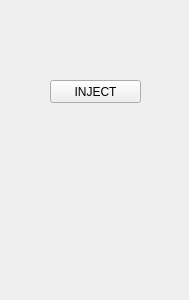
<?xml version="1.0" encoding="UTF-8"?>
<ui version="4.0">
 <class>selecttab</class>
 <widget class="QDialog" name="selecttab">
  <property name="geometry">
   <rect>
    <x>0</x>
    <y>0</y>
    <width>189</width>
    <height>300</height>
   </rect>
  </property>
  <property name="windowTitle">
   <string>InvaderLoader</string>
  </property>
  <property name="styleSheet">
   <string notr="true">QDialog{border-image: url(:/img/seltab.png);}</string>
  </property>
  <widget class="QPushButton" name="minimize">
   <property name="geometry">
    <rect>
     <x>152</x>
     <y>4</y>
     <width>15</width>
     <height>15</height>
    </rect>
   </property>
   <property name="styleSheet">
    <string notr="true">QPushButton#minimize {
    image: url(:/img/minimize.png);
    border-top-right-radius: 4px;
    border-bottom-right-radius: 4px;
    height: 26px;
    width: 40px;
} </string>
   </property>
   <property name="text">
    <string/>
   </property>
  </widget>
  <widget class="QPushButton" name="exit">
   <property name="geometry">
    <rect>
     <x>171</x>
     <y>1</y>
     <width>15</width>
     <height>20</height>
    </rect>
   </property>
   <property name="styleSheet">
    <string notr="true">QPushButton#exit {
    image: url(:/img/exit.png);
    border-top-right-radius: 4px;
    border-bottom-right-radius: 4px;
    height: 26px;
    width: 40px;
}</string>
   </property>
   <property name="text">
    <string/>
   </property>
  </widget>
  <widget class="QPushButton" name="vk">
   <property name="geometry">
    <rect>
     <x>70</x>
     <y>180</y>
     <width>50</width>
     <height>50</height>
    </rect>
   </property>
   <property name="styleSheet">
    <string notr="true">QPushButton#vk {
    image: url(:/img/vk.png);
    border-top-right-radius: 4px;
    border-bottom-right-radius: 4px;
    height: 26px;
    width: 40px;
}</string>
   </property>
   <property name="text">
    <string/>
   </property>
  </widget>
  <widget class="QPushButton" name="inject">
   <property name="geometry">
    <rect>
     <x>50</x>
     <y>80</y>
     <width>91</width>
     <height>23</height>
    </rect>
   </property>
   <property name="text">
    <string>INJECT</string>
   </property>
  </widget>
 </widget>
 <tabstops>
  <tabstop>inject</tabstop>
  <tabstop>vk</tabstop>
  <tabstop>minimize</tabstop>
  <tabstop>exit</tabstop>
 </tabstops>
 <resources/>
 <connections/>
</ui>
